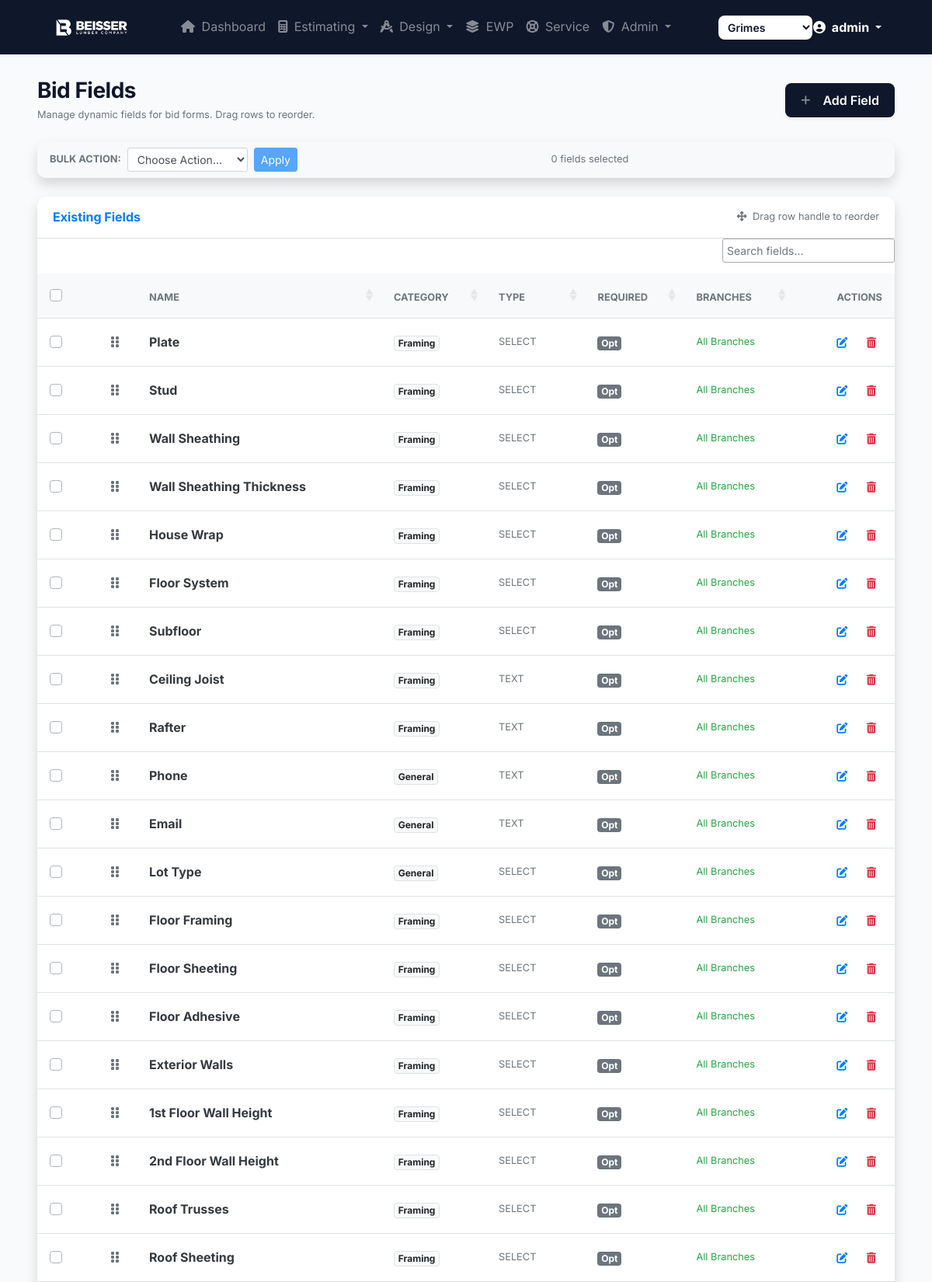
The app's page /manage_fields (signed in, upper part) with its own data.
### project/models.py (models this page shows, shortened)
class User(db.Model, UserMixin):
    id = db.Column(db.Integer, primary_key=True)
    username = db.Column(db.String(150), unique=True, nullable=False)
    email = db.Column(db.String(150), unique=True, nullable=False)
    password = db.Column(db.String(255), nullable=False)
    usertype_id = db.Column(db.Integer, db.ForeignKey('user_type.id'), nullable=False)
    estimatorID = db.Column(db.Integer, db.ForeignKey('estimator.estimatorID'), nullable=True)
    user_branch_id = db.Column(db.Integer, db.ForeignKey('branch.branch_id'), nullable=True)
    last_login = db.Column(db.DateTime, nullable=True)
    created_at = db.Column(db.DateTime, default=datetime.utcnow)
    updated_at = db.Column(db.DateTime, default=datetime.utcnow, onupdate=datetime.utcnow)
    is_active = db.Column(db.Boolean, default=True)
    is_admin = db.Column(db.Boolean, default=False)
    is_estimator = db.Column(db.Boolean, default=False)
    login_count = db.Column(db.Integer, default=0)
    usertype = db.relationship('UserType', backref=db.backref('users', lazy=True))
    estimator = db.relationship('Estimator', backref=db.backref('estimators', lazy=True))  # Changed backref name
    branch = db.relationship('Branch', backref=db.backref('branches', lazy=True))  # Changed backref name

class BidField(db.Model):
    id = db.Column(db.Integer, primary_key=True)
    name = db.Column(db.String(100), nullable=False)
    category = db.Column(db.String(50), nullable=False, default="General") # Branding, Siding, etc
    field_type = db.Column(db.String(50), nullable=False, default="text") # text, textarea, select, checkbox
    is_required = db.Column(db.Boolean, default=False)
    options = db.Column(db.Text, nullable=True) # JSON or comma-separated for select
    default_value = db.Column(db.String(255), nullable=True)
    sort_order = db.Column(db.Integer, default=0)
    branch_ids = db.Column(db.Text, nullable=True)

### project/blueprints/admin/routes.py (the view)
@admin.route('/manage_fields')
@login_required
def manage_fields():
    if not current_user.is_admin:
        abort(403)
    fields = BidField.query.order_by(BidField.sort_order).all()
    form = BidFieldForm() # For CSRF token in deletion forms
    return render_template('manage_fields.html', fields=fields, form=form)

### project/templates/manage_fields.html (shortened to what this page needs)
{% extends "base.html" %}
{% block content %}
<div class="row mb-4 animate-fade-in">
    <div class="col-12 d-flex justify-content-between align-items-center">
        <div>
            <h1 class="h3 mb-0 text-gray-800" style="font-weight: 700; letter-spacing: -0.5px;">Bid Fields</h1>
            <p class="text-muted small mb-0 mt-1">Manage dynamic fields for bid forms. Drag rows to reorder.</p>
        </div>
        <a href="{{ url_for('admin.add_field') }}" class="btn btn-premium shadow-sm">
            <i class="fas fa-plus fa-sm text-white-50 mr-2"></i>Add Field
        </a>
    </div>
</div>
<div class="card shadow mb-4 animate-slide-up" style="border-radius: 12px; border: none;">
    <div class="card-body bg-light py-2 px-3" style="border-radius: 12px;">
        <form action="{{ url_for('admin.bulk_update_fields') }}" method="POST" id="bulkForm"
            class="form-inline d-flex align-items-center justify-content-between">
            <div class="d-flex align-items-center">
                <label class="mr-2 font-weight-bold small text-muted text-uppercase">Bulk Action:</label>
                <select name="action" id="bulkActionSelect" class="form-control form-control-sm mr-2"
                    style="min-width: 150px;">
                    <option value="">Choose Action...</option>
                </select>
                <button type="submit" class="btn btn-sm btn-primary" id="bulkApplyBtn" disabled>Apply</button>
            </div>
            <div class="small text-muted">
                <span id="selectedCount">0</span> fields selected
            </div>
        </form>
    </div>
</div>
<div class="card shadow mb-4 animate-slide-up" style="border-radius: 12px; border: none;">
    <div class="card-header py-3 bg-white d-flex flex-row align-items-center justify-content-between"
        style="border-top-left-radius: 12px; border-top-right-radius: 12px;">
        <h6 class="m-0 font-weight-bold text-primary">Existing Fields</h6>
        <span class="small text-muted"><i class="fas fa-arrows-alt mr-1"></i> Drag row handle to reorder</span>
    </div>
    <div class="card-body p-0">
        <div class="table-responsive">
            <table class="table table-hover mb-0" id="fieldsTable"
                style="border-collapse: separate; border-spacing: 0;">
                <thead class="bg-light">
                    <tr>
                        <th class="px-3 py-3 border-0" style="width: 40px;">
                            <div class="custom-control custom-checkbox">
                            </div>
                        </th>
                        <th class="px-2 py-3 border-0 text-center" style="width: 40px;"></th>
                        <th class="border-0 px-3 py-3 text-uppercase small text-muted font-weight-bold">
                            Name</th>
                        <th class="border-0 px-3 py-3 text-uppercase small text-muted font-weight-bold">Category</th>
                        <th class="border-0 px-3 py-3 text-uppercase small text-muted font-weight-bold">Type</th>
                        <th class="border-0 px-3 py-3 text-uppercase small text-muted font-weight-bold">Required</th>
                        <th class="border-0 px-3 py-3 text-uppercase small text-muted font-weight-bold">Branches</th>
                        <th
                            class="border-0 px-3 py-3 text-uppercase small text-muted font-weight-bold text-right top-right-rounded">
                            Actions</th>
                    </tr>
                </thead>
                <tbody id="sortableRows">
                    {% for field in fields %}
                    <tr data-id="{{ field.id }}" class="sortable-row">
                        <td class="px-3 py-3 align-middle">
                            <div class="custom-control custom-checkbox">
                            </div>
                        </td>
                        <td class="px-2 py-3 align-middle text-center" style="cursor: move;">
                            <i class="fas fa-grip-vertical text-muted"></i>
                        </td>
                        <td class="px-3 py-3 align-middle font-weight-bold text-dark">{{ field.name }}</td>
                        <td class="px-3 py-3 align-middle"><span class="badge badge-light border">{{ field.category
                                }}</span></td>
                        <td class="px-3 py-3 align-middle text-muted small text-uppercase">{{ field.field_type }}</td>
                        <td class="px-3 py-3 align-middle">
                            {% if field.is_required %}
                            <span class="badge badge-danger">Req</span>
                            {% else %}
                            <span class="badge badge-secondary opacity-50">Opt</span>
                            {% endif %}
                        </td>
                        <td class="px-3 py-3 align-middle small text-muted">
                            {% if not field.branch_ids or field.branch_ids == '[]' %}
                            <span class="text-success">All Branches</span>
                            {% else %}
                            Limited
                            {% endif %}
                        </td>
                        <td class="px-3 py-3 align-middle text-right">
                            <a href="{{ url_for('admin.edit_field', field_id=field.id) }}"
                                class="btn btn-sm btn-outline-primary border-0 mr-1" title="Edit">
                                <i class="fas fa-edit"></i>
                            </a>
                            <form action="{{ url_for('admin.delete_field', field_id=field.id) }}" method="POST"
                                class="d-inline">
                                <button type="submit" class="btn btn-sm btn-outline-danger border-0"
                                    onclick="return confirm('Delete this field? DATA LOSS WARNING: All values associated with this field will be deleted.');"
                                    title="Delete">
                                    <i class="fas fa-trash-alt"></i>
                                </button>
                            </form>
                        </td>
                    </tr>
                    {% else %}
                    <tr>
                        <td colspan="8" class="text-center py-5 text-muted">No dynamic fields configured.</td>
                    </tr>
                    {% endfor %}
                </tbody>
            </table>
        </div>
    </div>
</div>
{% endblock %}
{% block scripts %}
<link rel="stylesheet" href="https://cdn.datatables.net/1.11.5/css/dataTables.bootstrap4.min.css">
{% endblock %}

### project/templates/base.html (shortened to what this page needs)
<!DOCTYPE html>
<html lang="en">
<head>
    <link href="https://stackpath.bootstrapcdn.com/bootstrap/4.5.2/css/bootstrap.min.css" rel="stylesheet">
    <link rel="stylesheet" href="https://cdnjs.cloudflare.com/ajax/libs/font-awesome/6.4.0/css/all.min.css">
    <link rel="stylesheet" href="//code.jquery.com/ui/1.12.1/themes/base/jquery-ui.css">
    <link rel="stylesheet" href="https://cdn.datatables.net/1.10.20/css/jquery.dataTables.min.css">
    <link href="https://cdnjs.cloudflare.com/ajax/libs/select2/4.0.13/css/select2.min.css" rel="stylesheet">
    <link rel="stylesheet" href="{{ url_for('static', filename='css/main.css') }}">
</head>
<body>
    <nav class="navbar navbar-expand-lg navbar-dark bg-primary navbar-premium fixed-top shadow-sm">
        <div class="container-fluid px-md-5">
            <a class="navbar-brand d-flex align-items-center" href="{{ url_for('main.index') }}">
                <img src="{{ url_for('static', filename='beisser_logo_full_color_RGB.png') }}"
                    alt="Beisser Lumber Company" height="35" class="mr-2 brightness-0-invert">
            </a>
            <div class="collapse navbar-collapse" id="mainNavbar">
                <ul class="navbar-nav mx-auto mb-2 mb-lg-0">
                    {% if current_user.is_authenticated %}
                    <li class="nav-item">
                        <a class="nav-link {% if request.endpoint == 'main.index' %}active{% endif %}"
                            href="{{ url_for('main.index') }}">
                            <i class="fas fa-home mr-1"></i> Dashboard
                        </a>
                    </li>
                    <li class="nav-item dropdown">
                        <a class="nav-link dropdown-toggle {% if 'estimating' in request.path or request.endpoint in ['main.open_bids', 'main.add_bid', 'main.projects', 'main.bids_calendar'] %}active{% endif %}"
                            href="#" id="estimatingDropdown" role="button" data-toggle="dropdown" aria-haspopup="true"
                            aria-expanded="false">
                            <i class="fas fa-calculator mr-1"></i> Estimating
                        </a>
                    </li>
                    <li class="nav-item dropdown">
                        <a class="nav-link dropdown-toggle {% if 'design' in request.path or request.endpoint in ['main.open_designs', 'main.add_design'] %}active{% endif %}"
                            href="#" id="designDropdown" role="button" data-toggle="dropdown" aria-haspopup="true"
                            aria-expanded="false">
                            <i class="fas fa-drafting-compass mr-1"></i> Design
                        </a>
                    </li>
                    <li class="nav-item">
                        <a class="nav-link {% if request.endpoint == 'main.view_layouts' %}active{% endif %}"
                            href="{{ url_for('main.view_layouts') }}">
                            <i class="fas fa-layer-group mr-1"></i> EWP
                        </a>
                    </li>
                    <li class="nav-item">
                        <a class="nav-link {% if request.endpoint == 'main.view_issues' %}active{% endif %}"
                            href="{{ url_for('main.view_issues') }}">
                            <i class="fas fa-life-ring mr-1"></i> Service
                        </a>
                    </li>
                    {% if current_user.is_admin %}
                    <li class="nav-item dropdown">
                        <a class="nav-link dropdown-toggle {% if 'admin' in request.path %}active{% endif %}" href="#"
                            id="adminDropdown" role="button" data-toggle="dropdown" aria-haspopup="true"
                            aria-expanded="false">
                            <i class="fas fa-shield-alt mr-1"></i> Admin
                        </a>
                    </li>
                    {% endif %}
                    {% endif %}
                </ul>
                <div class="d-flex align-items-center ml-lg-4">
                    {% if current_user.is_authenticated %}
                    <select class="form-control form-control-sm border-0 shadow-sm"
                        style="border-radius: var(--radius-md); font-weight: 600; color: var(--primary);"
                        onchange="window.location.href='/set_branch/' + this.value">
                        {% for b in all_branches %}
                        <option value="{{ b.branch_id }}" {% if current_branch_id==b.branch_id %}selected{% endif %}>{{
                            b.branch_name }}</option>
                        {% endfor %}
                    </select>
                </div>
                <div class="dropdown">
                    <button class="btn btn-link text-white dropdown-toggle font-weight-bold p-0 text-decoration-none"
                        type="button" id="userDropdown" data-toggle="dropdown" aria-haspopup="true"
                        aria-expanded="false">
                        <i class="fas fa-user-circle mr-1"></i> {{ current_user.username }}
                    </button>
                </div>
                {% endif %}
            </div>
        </div>
    </nav>
    <div class="content-wrapper">
        <div class="container-fluid mt-4 page-fade-in px-md-5">
            {% block content %}
            {% endblock %}
        </div>
        {% block scripts %}{% endblock %}
</body>
</html>

### records on screen
User: username "admin"
BidField: name "Plate", category "Framing", field_type "SELECT", is_required "Opt", branch_ids "All Branches"
BidField: name "Stud", category "Framing", field_type "SELECT", is_required "Opt", branch_ids "All Branches"
BidField: name "Wall Sheathing", category "Framing", field_type "SELECT", is_required "Opt", branch_ids "All Branches"
BidField: name "Wall Sheathing Thickness", category "Framing", field_type "SELECT", is_required "Opt", branch_ids "All Branches"
BidField: name "House Wrap", category "Framing", field_type "SELECT", is_required "Opt", branch_ids "All Branches"
BidField: name "Floor System", category "Framing", field_type "SELECT", is_required "Opt", branch_ids "All Branches"
BidField: name "Subfloor", category "Framing", field_type "SELECT", is_required "Opt", branch_ids "All Branches"
BidField: name "Ceiling Joist", category "Framing", field_type "TEXT", is_required "Opt", branch_ids "All Branches"
BidField: name "Rafter", category "Framing", field_type "TEXT", is_required "Opt", branch_ids "All Branches"
BidField: name "Phone", category "General", field_type "TEXT", is_required "Opt", branch_ids "All Branches"
BidField: name "Email", category "General", field_type "TEXT", is_required "Opt", branch_ids "All Branches"
BidField: name "Lot Type", category "General", field_type "SELECT", is_required "Opt", branch_ids "All Branches"
BidField: name "Floor Framing", category "Framing", field_type "SELECT", is_required "Opt", branch_ids "All Branches"
BidField: name "Floor Sheeting", category "Framing", field_type "SELECT", is_required "Opt", branch_ids "All Branches"
BidField: name "Floor Adhesive", category "Framing", field_type "SELECT", is_required "Opt", branch_ids "All Branches"
BidField: name "Exterior Walls", category "Framing", field_type "SELECT", is_required "Opt", branch_ids "All Branches"
BidField: name "1st Floor Wall Height", category "Framing", field_type "SELECT", is_required "Opt", branch_ids "All Branches"
BidField: name "2nd Floor Wall Height", category "Framing", field_type "SELECT", is_required "Opt", branch_ids "All Branches"
BidField: name "Roof Trusses", category "Framing", field_type "SELECT", is_required "Opt", branch_ids "All Branches"
BidField: name "Roof Sheeting", category "Framing", field_type "SELECT", is_required "Opt", branch_ids "All Branches"

### other values on screen
form field value "Grimes"
